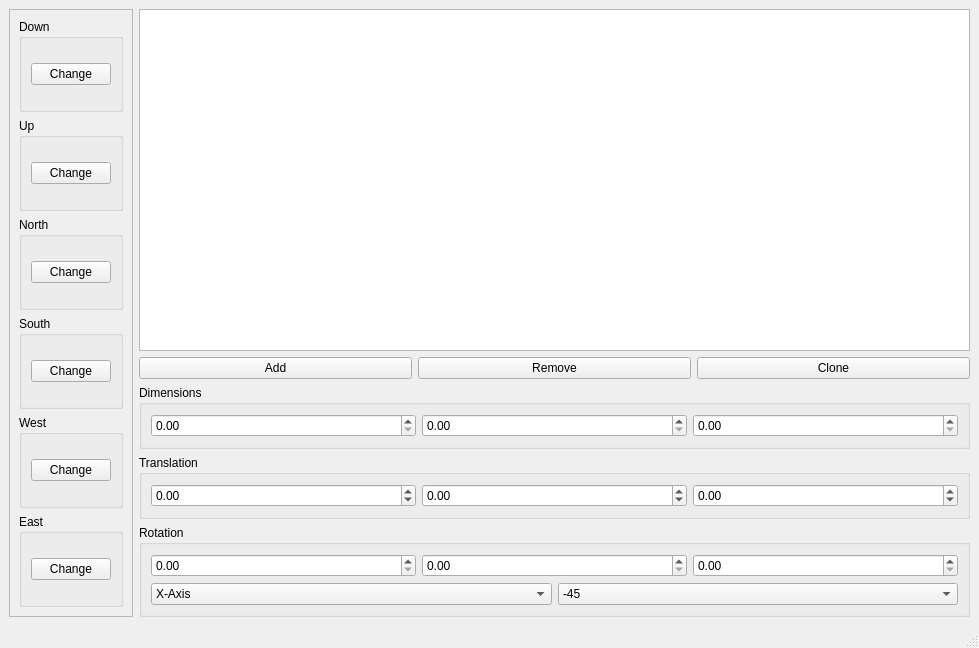
<?xml version="1.0" encoding="UTF-8"?>
<ui version="4.0">
 <class>MainWindow</class>
 <widget class="QMainWindow" name="MainWindow">
  <property name="geometry">
   <rect>
    <x>0</x>
    <y>0</y>
    <width>979</width>
    <height>648</height>
   </rect>
  </property>
  <property name="windowTitle">
   <string>MainWindow</string>
  </property>
  <widget class="QWidget" name="centralwidget">
   <layout class="QVBoxLayout" name="verticalLayout">
    <item>
     <layout class="QHBoxLayout" name="mainLayout">
      <item>
       <widget class="QScrollArea" name="scrollArea">
        <property name="sizePolicy">
         <sizepolicy hsizetype="Preferred" vsizetype="Minimum">
          <horstretch>0</horstretch>
          <verstretch>0</verstretch>
         </sizepolicy>
        </property>
        <property name="verticalScrollBarPolicy">
         <enum>Qt::ScrollBarAsNeeded</enum>
        </property>
        <property name="horizontalScrollBarPolicy">
         <enum>Qt::ScrollBarAlwaysOff</enum>
        </property>
        <property name="widgetResizable">
         <bool>true</bool>
        </property>
        <widget class="QWidget" name="scrollAreaWidgetContents">
         <property name="geometry">
          <rect>
           <x>0</x>
           <y>0</y>
           <width>113</width>
           <height>585</height>
          </rect>
         </property>
         <property name="sizePolicy">
          <sizepolicy hsizetype="Preferred" vsizetype="Preferred">
           <horstretch>0</horstretch>
           <verstretch>0</verstretch>
          </sizepolicy>
         </property>
         <layout class="QVBoxLayout" name="verticalLayout_3">
          <item>
           <widget class="QGroupBox" name="textureDownLayout">
            <property name="title">
             <string>Down</string>
            </property>
            <layout class="QVBoxLayout" name="verticalLayout_4">
             <item>
              <widget class="QPushButton" name="changeDownTextureButton">
               <property name="text">
                <string>Change</string>
               </property>
              </widget>
             </item>
            </layout>
           </widget>
          </item>
          <item>
           <widget class="QGroupBox" name="textureUpLayout">
            <property name="title">
             <string>Up</string>
            </property>
            <layout class="QVBoxLayout" name="verticalLayout_6">
             <item>
              <widget class="QPushButton" name="changeUpTextureButton">
               <property name="text">
                <string>Change</string>
               </property>
              </widget>
             </item>
            </layout>
           </widget>
          </item>
          <item>
           <widget class="QGroupBox" name="textureNorthLayout">
            <property name="title">
             <string>North</string>
            </property>
            <layout class="QVBoxLayout" name="verticalLayout_8">
             <item>
              <widget class="QPushButton" name="changeNorthTextureButton">
               <property name="text">
                <string>Change</string>
               </property>
              </widget>
             </item>
            </layout>
           </widget>
          </item>
          <item>
           <widget class="QGroupBox" name="textureSouthLayout">
            <property name="title">
             <string>South</string>
            </property>
            <layout class="QVBoxLayout" name="verticalLayout_9">
             <item>
              <widget class="QPushButton" name="changeSouthTextureButton">
               <property name="text">
                <string>Change</string>
               </property>
              </widget>
             </item>
            </layout>
           </widget>
          </item>
          <item>
           <widget class="QGroupBox" name="textureWestLayout">
            <property name="title">
             <string>West</string>
            </property>
            <layout class="QVBoxLayout" name="verticalLayout_5">
             <item>
              <widget class="QPushButton" name="changeWestTextureButton">
               <property name="text">
                <string>Change</string>
               </property>
              </widget>
             </item>
            </layout>
           </widget>
          </item>
          <item>
           <widget class="QGroupBox" name="textureEastLayout">
            <property name="title">
             <string>East</string>
            </property>
            <layout class="QVBoxLayout" name="verticalLayout_7">
             <item>
              <widget class="QPushButton" name="changeEastTextureButton">
               <property name="text">
                <string>Change</string>
               </property>
              </widget>
             </item>
            </layout>
           </widget>
          </item>
         </layout>
        </widget>
       </widget>
      </item>
      <item>
       <layout class="QVBoxLayout" name="verticalLayout_2">
        <property name="sizeConstraint">
         <enum>QLayout::SetDefaultConstraint</enum>
        </property>
        <item>
         <widget class="QListWidget" name="cuboidList"/>
        </item>
        <item>
         <layout class="QHBoxLayout" name="horizontalLayout">
          <item>
           <widget class="QPushButton" name="addCuboidButton">
            <property name="text">
             <string>Add</string>
            </property>
           </widget>
          </item>
          <item>
           <widget class="QPushButton" name="removeCuboidButton">
            <property name="text">
             <string>Remove</string>
            </property>
           </widget>
          </item>
          <item>
           <widget class="QPushButton" name="cloneCuboidButton">
            <property name="text">
             <string>Clone</string>
            </property>
           </widget>
          </item>
         </layout>
        </item>
        <item>
         <widget class="QGroupBox" name="groupBox">
          <property name="title">
           <string>Dimensions</string>
          </property>
          <layout class="QHBoxLayout" name="horizontalLayout_2">
           <item>
            <widget class="QDoubleSpinBox" name="dimensionsX">
             <property name="maximum">
              <double>160.000000000000000</double>
             </property>
            </widget>
           </item>
           <item>
            <widget class="QDoubleSpinBox" name="dimensionsY">
             <property name="maximum">
              <double>160.000000000000000</double>
             </property>
            </widget>
           </item>
           <item>
            <widget class="QDoubleSpinBox" name="dimensionsZ">
             <property name="maximum">
              <double>160.000000000000000</double>
             </property>
            </widget>
           </item>
          </layout>
         </widget>
        </item>
        <item>
         <widget class="QGroupBox" name="groupBox_3">
          <property name="title">
           <string>Translation</string>
          </property>
          <layout class="QHBoxLayout" name="horizontalLayout_4">
           <item>
            <widget class="QDoubleSpinBox" name="translationX">
             <property name="minimum">
              <double>-160.000000000000000</double>
             </property>
             <property name="maximum">
              <double>160.000000000000000</double>
             </property>
            </widget>
           </item>
           <item>
            <widget class="QDoubleSpinBox" name="translationY">
             <property name="minimum">
              <double>-160.000000000000000</double>
             </property>
             <property name="maximum">
              <double>160.000000000000000</double>
             </property>
            </widget>
           </item>
           <item>
            <widget class="QDoubleSpinBox" name="translationZ">
             <property name="minimum">
              <double>-160.000000000000000</double>
             </property>
             <property name="maximum">
              <double>160.000000000000000</double>
             </property>
            </widget>
           </item>
          </layout>
         </widget>
        </item>
        <item>
         <widget class="QGroupBox" name="groupBox_2">
          <property name="title">
           <string>Rotation</string>
          </property>
          <layout class="QVBoxLayout" name="verticalLayout_10">
           <item>
            <layout class="QHBoxLayout" name="horizontalLayout_5">
             <item>
              <widget class="QDoubleSpinBox" name="rotationCenterX"/>
             </item>
             <item>
              <widget class="QDoubleSpinBox" name="rotationCenterY"/>
             </item>
             <item>
              <widget class="QDoubleSpinBox" name="rotationCenterZ"/>
             </item>
            </layout>
           </item>
           <item>
            <layout class="QHBoxLayout" name="horizontalLayout_6">
             <item>
              <widget class="QComboBox" name="rotationAxisComboBox">
               <item>
                <property name="text">
                 <string>X-Axis</string>
                </property>
               </item>
               <item>
                <property name="text">
                 <string>Y-Axis</string>
                </property>
               </item>
               <item>
                <property name="text">
                 <string>Z-Axis</string>
                </property>
               </item>
              </widget>
             </item>
             <item>
              <widget class="QComboBox" name="rotation">
               <item>
                <property name="text">
                 <string>-45</string>
                </property>
               </item>
               <item>
                <property name="text">
                 <string>-22.5</string>
                </property>
               </item>
               <item>
                <property name="text">
                 <string>0</string>
                </property>
               </item>
               <item>
                <property name="text">
                 <string>22.5</string>
                </property>
               </item>
               <item>
                <property name="text">
                 <string>45</string>
                </property>
               </item>
              </widget>
             </item>
            </layout>
           </item>
          </layout>
         </widget>
        </item>
       </layout>
      </item>
     </layout>
    </item>
   </layout>
  </widget>
  <widget class="QMenuBar" name="menubar">
   <property name="geometry">
    <rect>
     <x>0</x>
     <y>0</y>
     <width>979</width>
     <height>21</height>
    </rect>
   </property>
  </widget>
  <widget class="QStatusBar" name="statusbar"/>
 </widget>
 <resources/>
 <connections/>
</ui>
